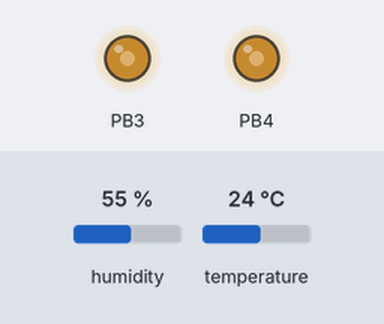
Recording of a sketch running on a simulated ATtiny85, built with avr-gcc and run on an emulated ATtiny85. Parts: output pins drawn as LEDs (lit = HIGH). The test bench sets the inputs (shaded band); at power-on: humidity 55 %, temperature 24 °C. Sleep ends after the set time or at an interrupt. At 0.3 s the program stops and its outputs stay as they are.

Above: at 0.1 s.
Timing chart, 0 to 1.6 s (numbered marks = the images above):
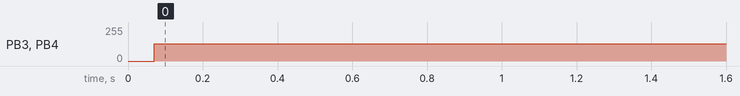

The sketch:

BM-V1_measure-led-sleep.ino
```cpp
// BeetleMeter1.0 with ATtiny85
// ---------- PARAMETER SETTING ---------- \\
// LED shining time in milliseoncds
const byte ton = 1000;
// LED numbering
byte temp_led = 0;
byte humy_led = 0;
// measurement ranges
const byte max_temp = 25;
const byte min_temp = 12;
const byte max_humy = 70;
const byte min_humy = 50;

// import sleep library
#include <avr/sleep.h>
#include <SHTSensor.h>
#include <Wire.h>

// create sensor object
SHTSensor sht;
// init measure variables
float temp = 0;
float humy = 0;

// ---------- LED FUNCTION ---------- \\
// function to turn ON a single LED (and turn OFF all the other ones)
// this part should not be changes, it is related to the hardware
void setLED(byte ledNum){
  if(ledNum == 0){
    // All LEDs OFF
    DDRB &= ~(1 << PB1);
    DDRB &= ~(1 << PB3);
    DDRB &= ~(1 << PB4);
  }
  if(ledNum == 1){
    // PB1 -> PB3
    DDRB |= (1 << PB1);
    DDRB |= (1 << PB3);
    DDRB &= ~(1 << PB4);
    PORTB |= (1 << PB1);
    PORTB &= ~(1 << PB3);
  }
  if(ledNum == 2){
    // PB3 -> PB1
    DDRB |= (1 << PB1);
    DDRB |= (1 << PB3);
    DDRB &= ~(1 << PB4);
    PORTB |= (1 << PB3);
    PORTB &= ~(1 << PB1);
  }
  if(ledNum == 3){
    // PB3 -> PB4
    DDRB |= (1 << PB3);
    DDRB |= (1 << PB4);
    DDRB &= ~(1 << PB1);
    PORTB |= (1 << PB3);
    PORTB &= ~(1 << PB4);
  }
  if(ledNum == 4){
    // PB4 -> PB3
    DDRB |= (1 << PB3);
    DDRB |= (1 << PB4);
    DDRB &= ~(1 << PB1);
    PORTB |= (1 << PB4);
    PORTB &= ~(1 << PB3);
  }
  if(ledNum == 5){
    // PB1 -> PB4
    DDRB |= (1 << PB1);
    DDRB |= (1 << PB4);
    DDRB &= ~(1 << PB3);
    PORTB |= (1 << PB1);
    PORTB &= ~(1 << PB4);
  }
  if(ledNum == 6){
    // PB1 -> PB4
    DDRB |= (1 << PB1);
    DDRB |= (1 << PB4);
    DDRB &= ~(1 << PB3);
    PORTB |= (1 << PB4);
    PORTB &= ~(1 << PB1);
  }
}

// ---------- SLEEP FUNCTION ---------- \\
// sleep function
void sleepnowake(void){
  // turn off all LEDs
  pinMode(0, INPUT_PULLUP);
  pinMode(1, INPUT_PULLUP);
  pinMode(2, INPUT_PULLUP);
  pinMode(3, INPUT_PULLUP);
  pinMode(4, INPUT_PULLUP);
  // set sleep mode
  set_sleep_mode(SLEEP_MODE_PWR_DOWN);
  // go to sleep
  sleep_enable();
  sleep_cpu();
}

// ---------- SETUP CODE ---------- \\
// the code below is performed only once at the beginning before the main loop
void setup(){
  // all LEDs OFF
  setLED(0);
  // disable ADC
  ADCSRA &= ~(1<<ADEN);

  // init wire
  Wire.begin();
  // init sensor
  sht.init();
  // get measurements
  if (sht.readSample()) {
    temp = sht.getTemperature();
    humy = sht.getHumidity();
  }
  if(humy > 100){
    humy = 100;
  } else if(humy < 0){
    humy = 0;
  }

  // get temp and humy status
  if(temp > max_temp){
    temp_led = 2;
  } else if(temp < min_temp){
    temp_led = 5;
  } else {
    temp_led = 3;
  }
  if(humy > max_humy){
    humy_led = 1;
  } else if(humy < min_humy){
    humy_led = 6;
  } else {
    humy_led = 4;
  }

  // turn on LEDs
  for (int i = 0; i < ton/2; i ++) {
    setLED(temp_led);
    delay(1);
    setLED(humy_led);
    delay(1);
  }

  // sleep without wakeup
  sleepnowake();
}

// ---------- MAIN LOOP ---------- \\
// once the programm enters this loop, it repeats indefinitly until power-off or reset
void loop(){

}
```

Measured:
- by itself, PB3, PB4: 0/255 → 129/255 at 0.07 s
